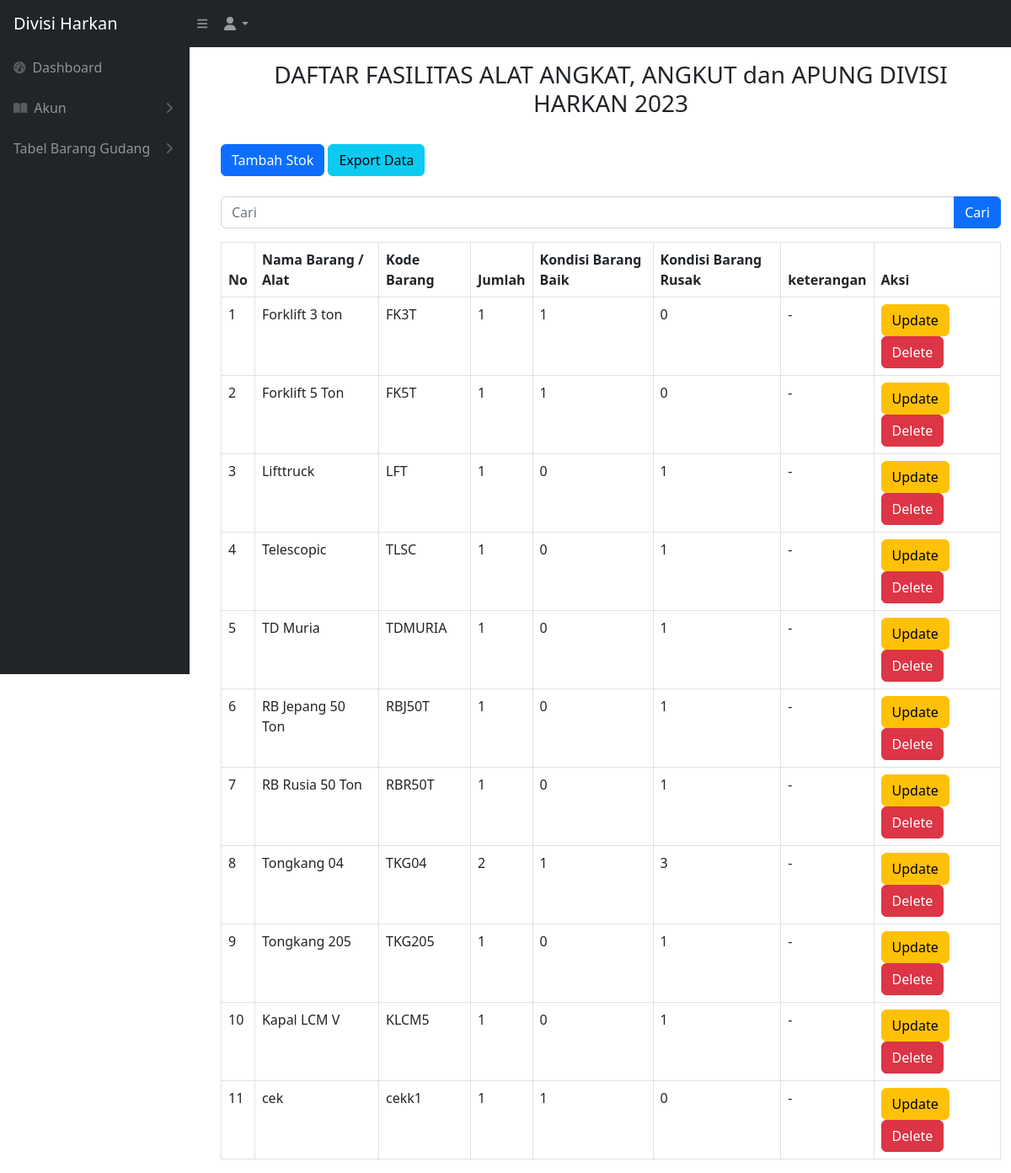
Screenshot of /angkut_apung.php with the database file from the repository.
### tables this page shows
CREATE TABLE `barang_angkut_apung` (
  `idbarang` int(11) NOT NULL,
  `namabarang` varchar(512) NOT NULL,
  `kodebarang` varchar(100) NOT NULL,
  `jumlah` int(11) NOT NULL,
  `baik` int(11) NOT NULL,
  `rusak` int(11) NOT NULL,
  `keterangan` varchar(512) NOT NULL,
  `kategori_id` int(11) NOT NULL
);

### angkut_apung.php (the view, shortened to what this page needs)
<?php
require 'controller/koneksi.php';
$query = "SELECT * FROM barang_angkut_apung";
?>
<!DOCTYPE html>
<html lang="en">
<head>
    <link href="css/styles.css" rel="stylesheet" />
</head>
<?php include 'sidebar.php' ?>
<br>
<br>
<body>
    <main id="main-content" class="<?= isset($_GET['sidebarClosed']) ? '' : 'main-with-sidebar' ?>">
        <div class="container-fluid px-4">
            <h3 class="mt-4 text-center">DAFTAR FASILITAS ALAT ANGKAT, ANGKUT dan APUNG DIVISI HARKAN 2023</h3>
        </div>
        <br>
        <div class="container -fluid">
            <div class="card-mb-4">
                <button type="button" class="btn btn-primary" data-bs-toggle="modal" data-bs-target="#myModal">
                    Tambah Stok
                </button>
                <a href="export_angkut_apung.php" class="btn btn-info">Export Data</a>
                <br>
                <br>
                <form action="angkut_apung.php" method="GET">
                    <div class="input-group mb-3">
                        <input type="text" value="" class="form-control" placeholder="Cari" name="cari">
                        <br>
                        <button type="submit" class="btn btn-primary">Cari</button>
                    </div>
                </form>
                <div class="card-body">
                    <div class="table table-responsive">
                        <table class="table table-bordered" id="dataTable" width="100" cellspacing="0">
                            <thead>
                                <tr>
                                    <th>No</th>
                                    <th>Nama Barang / Alat</th>
                                    <th>Kode Barang</th>
                                    <th>Jumlah</th>
                                    <th>Kondisi Barang Baik</th>
                                    <th>Kondisi Barang Rusak</th>
                                    <th>keterangan</th>
                                    <th>Aksi</th>
                                </tr>
                            </thead>
                            <tbody>
                                <?php
                                $i = 1;
                                $ambilsemuadatabarang = mysqli_query($conn, $query);
                                while ($data = mysqli_fetch_array($ambilsemuadatabarang)) {
                                    $namabarang = $data['namabarang'];
                                    $kodebarang = $data['kodebarang'];
                                    $jumlah = $data['jumlah'];
                                    $barangbaik = $data['baik'];
                                    $barangrusak = $data['rusak'];
                                    $keterangan = $data['keterangan'];
                                    $idb = $data['idbarang'];
                                ?>
                                    <tr>
                                        <td><?= $i++ ?></td>
                                        <td><?= $namabarang ?></td>
                                        <td><?= $kodebarang ?></td>
                                        <td><?= $jumlah ?></td>
                                        <td><?= $barangbaik ?></td>
                                        <td><?= $barangrusak ?></td>
                                        <td><?= $keterangan ?></td>
                                        <td>
                                            <button type="button" class="btn btn-warning" data-bs-toggle="modal" data-bs-target="#edit<?= $idb; ?>">
                                                Update
                                            </button>
                                            <button type="button" class="btn btn-danger" data-bs-toggle="modal" data-bs-target="#delete<?= $idb; ?>">
                                                Delete
                                            </button>
                                        </td>
                                    </tr>
                                <?php
                                };
                                ?>
                            </tbody>
                        </table>
    </main>
</body>
</html>

### rows the page displays
barang_angkut_apung: namabarang "Forklift 3 ton", kodebarang "FK3T", jumlah "1", baik "1", rusak "0", keterangan "-"
barang_angkut_apung: namabarang "Forklift 5 Ton", kodebarang "FK5T", jumlah "1", baik "1", rusak "0", keterangan "-"
barang_angkut_apung: namabarang "Lifttruck", kodebarang "LFT", jumlah "1", baik "0", rusak "1", keterangan "-"
barang_angkut_apung: namabarang "Telescopic", kodebarang "TLSC", jumlah "1", baik "0", rusak "1", keterangan "-"
barang_angkut_apung: namabarang "TD Muria", kodebarang "TDMURIA", jumlah "1", baik "0", rusak "1", keterangan "-"
barang_angkut_apung: namabarang "RB Jepang 50 Ton", kodebarang "RBJ50T", jumlah "1", baik "0", rusak "1", keterangan "-"
barang_angkut_apung: namabarang "RB Rusia 50 Ton", kodebarang "RBR50T", jumlah "1", baik "0", rusak "1", keterangan "-"
barang_angkut_apung: namabarang "Tongkang 04", kodebarang "TKG04", jumlah "2", baik "1", rusak "3", keterangan "-"
barang_angkut_apung: namabarang "Tongkang 205", kodebarang "TKG205", jumlah "1", baik "0", rusak "1", keterangan "-"
barang_angkut_apung: namabarang "Kapal LCM V", kodebarang "KLCM5", jumlah "1", baik "0", rusak "1", keterangan "-"
barang_angkut_apung: namabarang "cek", kodebarang "cekk1", jumlah "1", baik "1", rusak "0", keterangan "-"
